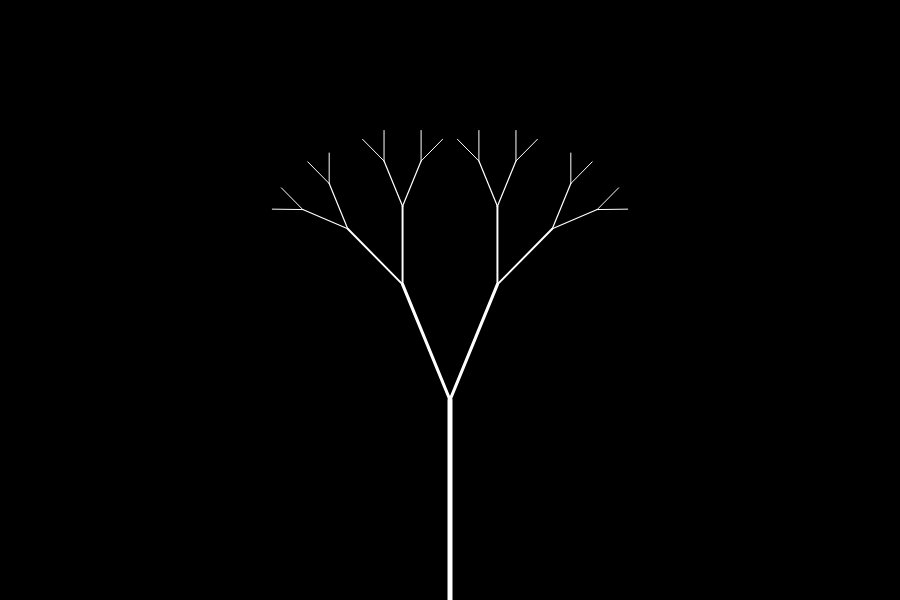
Frame 1 (no input)
Frame 60 (no input): identical to frame 1, image omitted
Frame 120 (the mouse pressed at the canvas centre since frame 60): identical to frame 1, image omitted

The p5.js sketch that drew this single still picture (run headless with seeded random() and noise() and a simulated clock; from frame 60 on, the mouse is pressed at the canvas centre):

// p5.js sketch
// ── sketch.js
var tree;
var bLength  = 200;			// Branch Length: 			length of the initial branch
var bFactor  = 2;			// Branch Factor: 			branches per branch
var bLFactor = 0.625;		// Branch Length Factor: 	reduce length of branches by a factor
var bWidth   = 5;			// Branch Width: 			width of the branch
var bWFactor = 0.625;		// Branch Width Factor: 	reduce width of branches by a factor
var bAngle   = Math.PI/8;	// Branch Angle: 			angle between branches
var tDepth   = 5;			// Tree Depth: 				number of levels of branches

var bAngleSlider;
var prevBAngleSlider = -1;
var bFactorSlider;
var prevBFactorSlider = -1;
var tDepthSlider;
var prevTDepthSlider = -1;


function setup() {
	createCanvas(900, 600);
  	background(0);
  	stroke(255);

	createSliders();
  	createTree();
}

function draw() {
	//Clear Background
	background(0);

	//If any sliders changed, re-build the tree
	if (checkSliders()) {
		createTree();
	}

	//Drawa all elements of the
	for (var i = 0; i < tree.length; i++) {
  		tree[i].draw();
  	}

  	//Update tracking values for sliders
  	updatePrevSliders();
}

function createTree() {
	//Clear tree
	tree = [];

	//Create root
	tree = [ new Branch(createVector(width/2, height), bLength, bWidth, 0) ];
	//Recursively generate branches
	branch(0, tDepthSlider.value());
}

function branch(index, depth) {
	depth--;

	//Create x branches
	if (depth > 0) {
		for (var i = 0; i < bFactorSlider.value(); i++) {

			//Create a branch
			let p = tree[index];
			let curBrA = bAngleSlider.value();
			let a = map(i, 0, bFactorSlider.value()-1, p.angle - curBrA, p.angle + curBrA);
			let w = p.thick * bWFactor > 1 ? p.thick * bWFactor : 1;
			var b = new Branch(p.endPos(), p.len * bLFactor, w, a);

			tree.push(b);

			//Recurse per branch
			branch(tree.length-1, depth);
		}
	}
}

function createSliders() {
	bAngleSlider = createSlider(-PI/2, PI/2, bAngle, 0.01);
  	bAngleSlider.position(width + 20, 20);

  	bFactorSlider = createSlider(1, 8, bFactor, 1);
  	bFactorSlider.position(width + 20, 40);

  	tDepthSlider = createSlider(0, 8, tDepth, 1);
  	tDepthSlider.position(width + 20, 60);
}

//Checks all sliders for a change
function checkSliders() {
	var changed = false;

	if (bAngleSlider.value() != prevBAngleSlider) {
		changed = true;
	}
	if (bFactorSlider.value() != prevBFactorSlider) {
		changed = true;
	}
	if (tDepthSlider.value() != prevTDepthSlider) {
		changed = true;
	}

	return changed;
}

function updatePrevSliders() {
	prevBAngleSlider = bAngleSlider.value();
  	prevBFactorSlider = bFactorSlider.value();
  	prevTDepthSlider = tDepthSlider.value();
}

class Branch {
	constructor(pos, len, thick, angle) {
		this.pos = createVector(pos.x, pos.y);
		this.len = len;
		this.thick = thick;
		this.angle = angle;
	}

	draw() {
		push();
		let ePos = this.endPos();
		strokeWeight(this.thick);
		line(this.pos.x, this.pos.y, ePos.x, ePos.y);
		pop();
	}

	endPos() {
		var endPos = createVector(this.pos.x, this.pos.y);
		var rotVec = createVector(0, -this.len).rotate(this.angle);
		endPos.add(rotVec);
		return endPos;
	}
}
